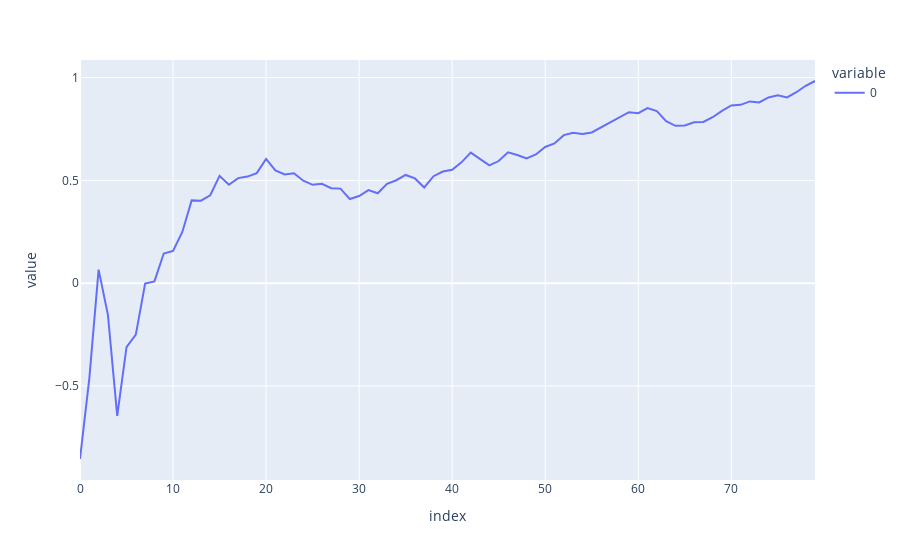

Notebook cell for this chart:
### Code cell
px.line(rewards.cumsum()/(jnp.arange(80)+1))

### Figure 1 — Plotly figure (JSON) as saved in the notebook; plotly's stock layout.template omitted (floating-point values rounded to 4 significant figures)
{"data": [{"hovertemplate": "variable=0<br>index=%{x}<br>value=%{y}<extra></extra>", "legendgroup": "0", "line": {"color": "#636efa", "dash": "solid"}, "marker": {"symbol": "circle"}, "mode": "lines", "name": "0", "orientation": "v", "showlegend": true, "type": "scatter", "x": [0, 1, 2, 3, 4, 5, 6, 7, 8, 9, 10, 11, 12, 13, 14, 15, 16, 17, 18, 19, 20, 21, 22, 23, 24, 25, 26, 27, 28, 29, 30, 31, 32, 33, 34, 35, 36, 37, 38, 39, 40, 41, 42, 43, 44, 45, 46, 47, 48, 49, 50, 51, 52, 53, 54, 55, 56, 57, 58, 59, 60, 61, 62, 63, 64, 65, 66, 67, 68, 69, 70, 71, 72, 73, 74, 75, 76, 77, 78, 79], "xaxis": "x", "y": [-0.8551, -0.4641, 0.0658, -0.1539, -0.6453, -0.3105, -0.2505, -0.002224, 0.008962, 0.1446, 0.1573, 0.2494, 0.4028, 0.4011, 0.4275, 0.5221, 0.4787, 0.5112, 0.5185, 0.5353, 0.6048, 0.5486, 0.5286, 0.5346, 0.4983, 0.4785, 0.4835, 0.462, 0.46, 0.4092, 0.4241, 0.4525, 0.4371, 0.4836, 0.5008, 0.5264, 0.5096, 0.4657, 0.5203, 0.5431, 0.5516, 0.5879, 0.635, 0.6046, 0.5729, 0.5942, 0.6368, 0.6236, 0.607, 0.6263, 0.6624, 0.6794, 0.7201, 0.7319, 0.7258, 0.733, 0.7577, 0.7842, 0.8106, 0.8315, 0.8269, 0.8516, 0.8371, 0.7881, 0.7652, 0.7675, 0.7824, 0.7844, 0.8073, 0.838, 0.8642, 0.8675, 0.8841, 0.8791, 0.9032, 0.9141, 0.9036, 0.9288, 0.96, 0.9834], "yaxis": "y"}], "layout": {"legend": {"title": {"text": "variable"}, "tracegroupgap": 0}, "margin": {"t": 60}, "xaxis": {"anchor": "y", "domain": [0, 1], "title": {"text": "index"}}, "yaxis": {"anchor": "x", "domain": [0, 1], "title": {"text": "value"}}}}
